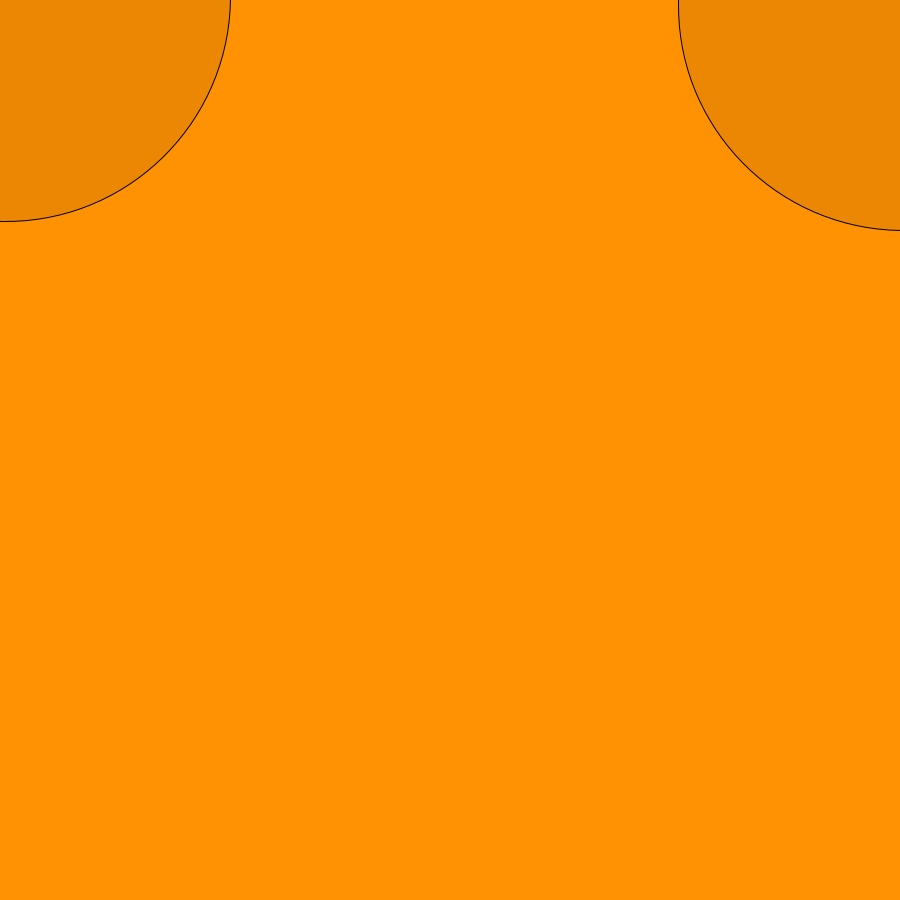
Frame 1 (no input)
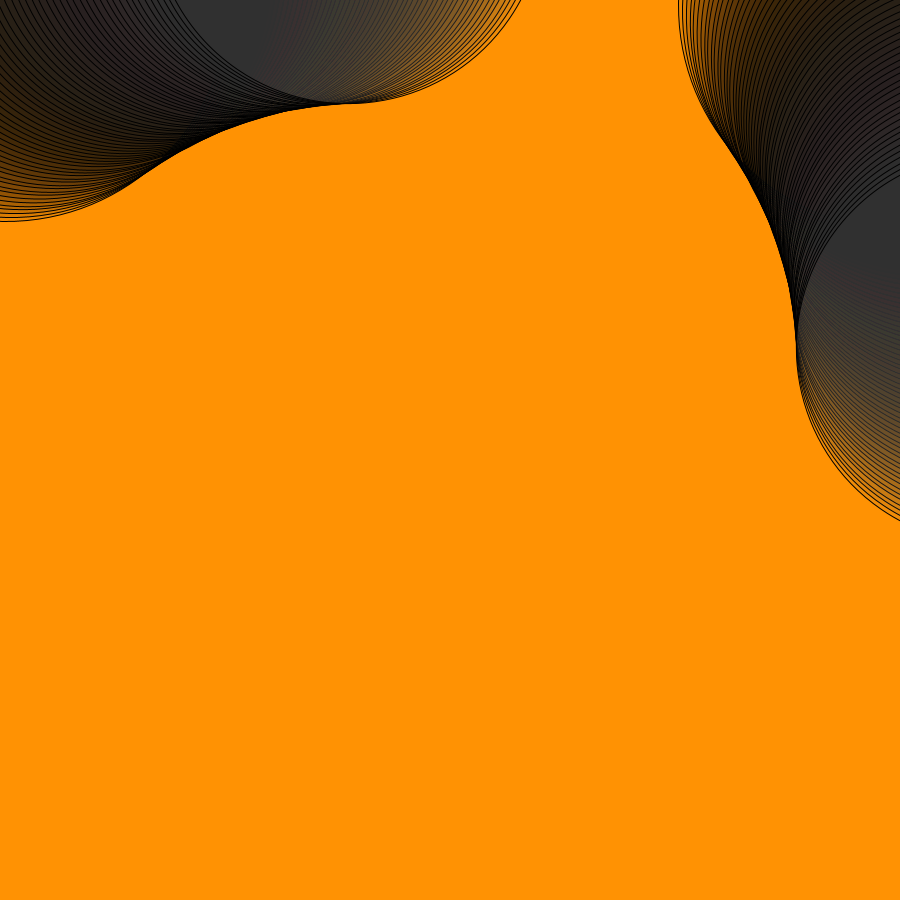
Frame 60 (the mouse pressed at the canvas centre just before this capture)
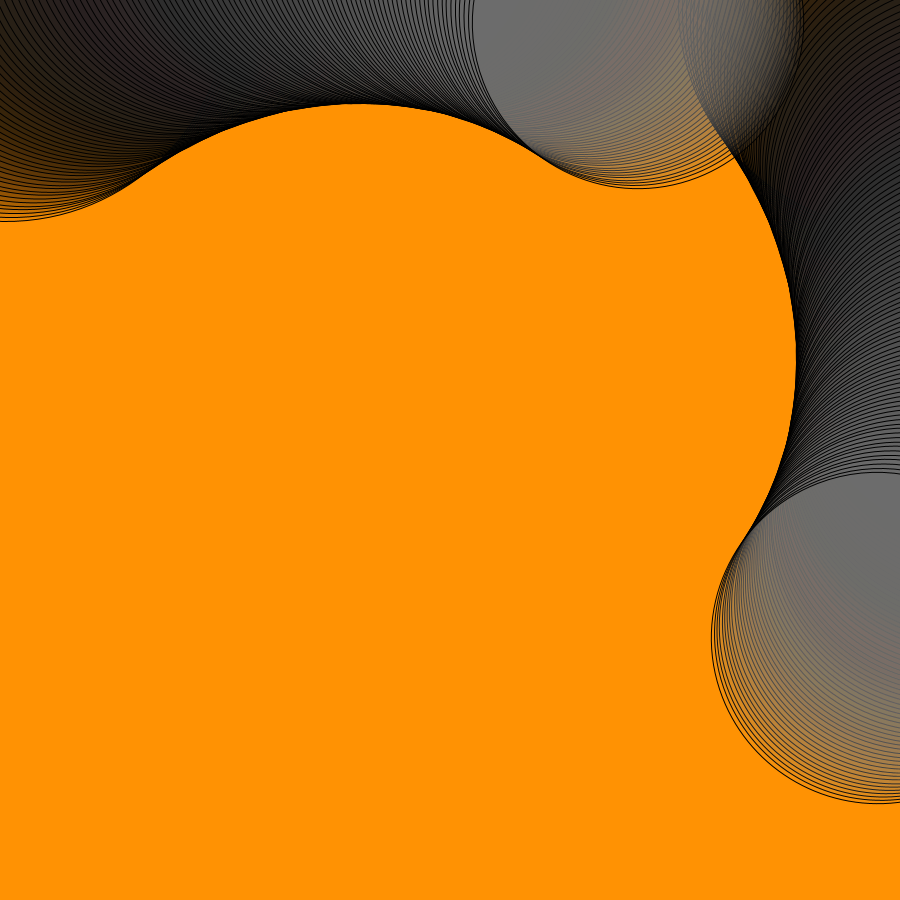
Frame 120 (the mouse held since frame 60 and released just before this capture)

The Processing sketch that drew these frames (run headless with seeded random() and noise(); from frame 60 on, the mouse is pressed at the canvas centre):

// Processing sketch: codePong1
// ── codePong1.pde
int cSize = 450;

void setup() {
  size(900, 900);
  background(#FF9203);
}

void draw() {
  fill(frameCount % 255, 20);
  translate(width/2, height/2);
  rotate(frameCount * 0.01);
  translate(-width/2, -height/2);
  ellipse(frameCount, frameCount, cSize, cSize);
  ellipse(width - frameCount, frameCount, cSize, cSize--);
}
